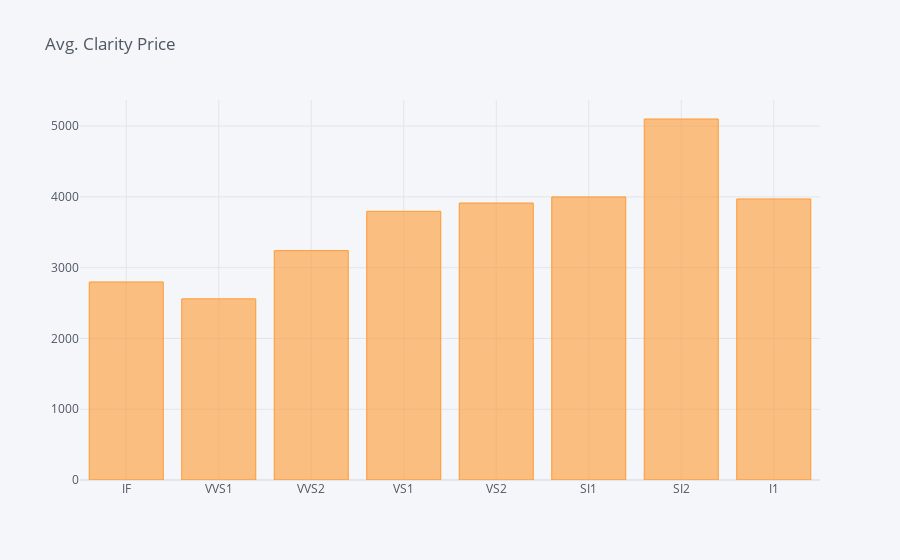

Notebook code for this chart:
### Code cell
clarity_price.iplot(kind='bar', 
                    color= 'orange', 
                    title = 'Avg. Clarity Price', 
                    fontsize = 14);

### Figure 1 — Plotly figure (JSON) as saved in the notebook; plotly's stock layout.template omitted (floating-point values rounded to 4 significant figures)
{"data": [{"marker": {"color": "rgba(255, 153, 51, 0.6)", "line": {"color": "rgba(255, 153, 51, 1.0)", "width": 1}}, "name": "price", "orientation": "v", "text": "", "type": "bar", "x": ["IF", "VVS1", "VVS2", "VS1", "VS2", "SI1", "SI2", "I1"], "y": [2798.0, 2560.0, 3241, 3797.0, 3914.0, 4000.0, 5101, 3971.0]}], "layout": {"autosize": true, "legend": {"bgcolor": "#F5F6F9", "font": {"color": "#4D5663"}}, "paper_bgcolor": "#F5F6F9", "plot_bgcolor": "#F5F6F9", "title": {"font": {"color": "#4D5663"}, "text": "Avg. Clarity Price"}, "xaxis": {"autorange": true, "gridcolor": "#E1E5ED", "range": [-0.5, 7.5], "showgrid": true, "tickfont": {"color": "#4D5663"}, "title": {"font": {"color": "#4D5663"}, "text": ""}, "type": "category", "zerolinecolor": "#E1E5ED"}, "yaxis": {"autorange": true, "gridcolor": "#E1E5ED", "range": [0, 5369.0], "showgrid": true, "tickfont": {"color": "#4D5663"}, "title": {"font": {"color": "#4D5663"}, "text": ""}, "type": "linear", "zerolinecolor": "#E1E5ED"}}}
